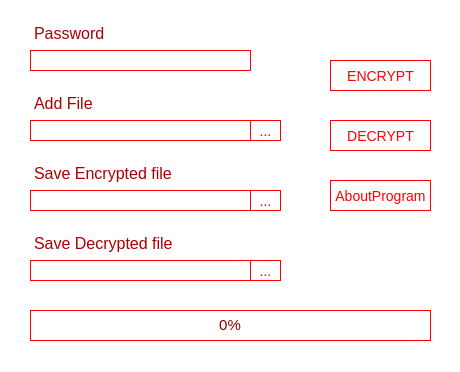
<?xml version="1.0" encoding="UTF-8"?>
<ui version="4.0">
 <class>MainWindowCrypton</class>
 <widget class="QMainWindow" name="MainWindowCrypton">
  <property name="windowModality">
   <enum>Qt::NonModal</enum>
  </property>
  <property name="enabled">
   <bool>true</bool>
  </property>
  <property name="geometry">
   <rect>
    <x>0</x>
    <y>0</y>
    <width>460</width>
    <height>372</height>
   </rect>
  </property>
  <property name="font">
   <font>
    <weight>50</weight>
    <italic>false</italic>
    <bold>false</bold>
    <underline>false</underline>
    <strikeout>false</strikeout>
    <kerning>true</kerning>
   </font>
  </property>
  <property name="mouseTracking">
   <bool>true</bool>
  </property>
  <property name="focusPolicy">
   <enum>Qt::NoFocus</enum>
  </property>
  <property name="contextMenuPolicy">
   <enum>Qt::NoContextMenu</enum>
  </property>
  <property name="acceptDrops">
   <bool>false</bool>
  </property>
  <property name="windowTitle">
   <string>CRYPTOSECURITY v1.1</string>
  </property>
  <property name="layoutDirection">
   <enum>Qt::LeftToRight</enum>
  </property>
  <property name="autoFillBackground">
   <bool>false</bool>
  </property>
  <property name="styleSheet">
   <string notr="true">QWidget {
    background: #fff
 }</string>
  </property>
  <property name="windowFilePath">
   <string/>
  </property>
  <property name="inputMethodHints">
   <set>Qt::ImhNone</set>
  </property>
  <property name="toolButtonStyle">
   <enum>Qt::ToolButtonIconOnly</enum>
  </property>
  <property name="animated">
   <bool>true</bool>
  </property>
  <property name="documentMode">
   <bool>false</bool>
  </property>
  <property name="tabShape">
   <enum>QTabWidget::Rounded</enum>
  </property>
  <property name="dockNestingEnabled">
   <bool>false</bool>
  </property>
  <property name="dockOptions">
   <set>QMainWindow::AllowTabbedDocks|QMainWindow::AnimatedDocks</set>
  </property>
  <widget class="QWidget" name="centralWidget">
   <widget class="QPushButton" name="pushButton">
    <property name="geometry">
     <rect>
      <x>330</x>
      <y>60</y>
      <width>101</width>
      <height>31</height>
     </rect>
    </property>
    <property name="styleSheet">
     <string notr="true"> QPushButton {
    padding:4px;
    color: #ff0000;
    font-size: 14px;
    border: 1px solid #ff0000;
    background-color: qlineargradient( x1: 0, y1: 0, x2: 0, y2: 1, stop: 0 #fff, stop: 1 #fff);
 }
QPushButton:hover {
    color: #fff;
    background: #ff0000
 }
QPushButton:pressed {
    color: #fff;
    border: 1px solid #8b0000;
    background: #8b0000;
 }</string>
    </property>
    <property name="text">
     <string>ENCRYPT</string>
    </property>
   </widget>
   <widget class="QLineEdit" name="lineEdit">
    <property name="geometry">
     <rect>
      <x>30</x>
      <y>50</y>
      <width>221</width>
      <height>21</height>
     </rect>
    </property>
    <property name="font">
     <font>
      <pointsize>8</pointsize>
     </font>
    </property>
    <property name="cursor">
     <cursorShape>IBeamCursor</cursorShape>
    </property>
    <property name="styleSheet">
     <string notr="true"> QLineEdit   { 
    color: #8b0000; 
    border: 1px solid #ff0000;
    selection-background-color: #ff0000;
}
</string>
    </property>
   </widget>
   <widget class="QPushButton" name="pushButton_2">
    <property name="geometry">
     <rect>
      <x>330</x>
      <y>120</y>
      <width>101</width>
      <height>31</height>
     </rect>
    </property>
    <property name="styleSheet">
     <string notr="true"> QPushButton {
    padding:4px;
    color: #ff0000;
    font-size: 14px;
    border: 1px solid #ff0000;
    background-color: qlineargradient( x1: 0, y1: 0, x2: 0, y2: 1, stop: 0 #fff, stop: 1 #fff);
 }
QPushButton:hover {
    color: #fff;
    background: #ff0000
 }
QPushButton:pressed {
    color: #fff;
    border: 1px solid #8b0000;
    background: #8b0000;
 }</string>
    </property>
    <property name="text">
     <string>DECRYPT</string>
    </property>
   </widget>
   <widget class="QToolButton" name="toolButton">
    <property name="geometry">
     <rect>
      <x>250</x>
      <y>120</y>
      <width>31</width>
      <height>21</height>
     </rect>
    </property>
    <property name="styleSheet">
     <string notr="true"> QToolButton {
    padding:4px;
    color: #ff0000;
    font-size: 14px;
    border: 1px solid #ff0000;
    background-color: qlineargradient( x1: 0, y1: 0, x2: 0, y2: 1, stop: 0 #fff, stop: 1 #fff);
 }
 QToolButton:hover {
    color: #fff;
    background: #ff0000
 }
 QToolButton:pressed {
    color: #fff;
    border: 1px solid #8b0000;
    background: #8b0000;
 }</string>
    </property>
    <property name="text">
     <string>...</string>
    </property>
   </widget>
   <widget class="QLineEdit" name="lineEdit_2">
    <property name="geometry">
     <rect>
      <x>30</x>
      <y>120</y>
      <width>221</width>
      <height>21</height>
     </rect>
    </property>
    <property name="styleSheet">
     <string notr="true"> QLineEdit   { 
    color: #8b0000;  
    border: 1px solid #ff0000;
    selection-background-color: #ff0000;
}</string>
    </property>
    <property name="readOnly">
     <bool>true</bool>
    </property>
   </widget>
   <widget class="QLineEdit" name="lineEdit_3">
    <property name="geometry">
     <rect>
      <x>30</x>
      <y>190</y>
      <width>221</width>
      <height>21</height>
     </rect>
    </property>
    <property name="cursor">
     <cursorShape>IBeamCursor</cursorShape>
    </property>
    <property name="mouseTracking">
     <bool>true</bool>
    </property>
    <property name="styleSheet">
     <string notr="true"> QLineEdit   {  
    color: #8b0000; 
    border: 1px solid #ff0000;
    selection-background-color: #ff0000;
}</string>
    </property>
    <property name="dragEnabled">
     <bool>false</bool>
    </property>
    <property name="readOnly">
     <bool>true</bool>
    </property>
    <property name="clearButtonEnabled">
     <bool>false</bool>
    </property>
   </widget>
   <widget class="QToolButton" name="toolButton_2">
    <property name="geometry">
     <rect>
      <x>250</x>
      <y>190</y>
      <width>31</width>
      <height>21</height>
     </rect>
    </property>
    <property name="styleSheet">
     <string notr="true"> QToolButton {
    padding:4px;
    color: #ff0000;
    font-size: 14px;
    border: 1px solid #ff0000;
    background-color: qlineargradient( x1: 0, y1: 0, x2: 0, y2: 1, stop: 0 #fff, stop: 1 #fff);
 }
 QToolButton:hover {
    color: #fff;
    background: #ff0000
 }
 QToolButton:pressed {
    color: #fff;
    border: 1px solid #8b0000;
    background: #8b0000;
 }</string>
    </property>
    <property name="text">
     <string>...</string>
    </property>
   </widget>
   <widget class="QProgressBar" name="progressBar">
    <property name="geometry">
     <rect>
      <x>30</x>
      <y>310</y>
      <width>401</width>
      <height>31</height>
     </rect>
    </property>
    <property name="font">
     <font>
      <pointsize>11</pointsize>
      <strikeout>false</strikeout>
      <kerning>true</kerning>
     </font>
    </property>
    <property name="focusPolicy">
     <enum>Qt::NoFocus</enum>
    </property>
    <property name="contextMenuPolicy">
     <enum>Qt::DefaultContextMenu</enum>
    </property>
    <property name="layoutDirection">
     <enum>Qt::LeftToRight</enum>
    </property>
    <property name="autoFillBackground">
     <bool>false</bool>
    </property>
    <property name="styleSheet">
     <string notr="true">QProgressBar   {  
    color: #8b0000;
    background: ;
    border: 1px solid #ff0000;
}

 QProgressBar::chunk {
     background-color: #ff0000;
}
 </string>
    </property>
    <property name="value">
     <number>0</number>
    </property>
    <property name="alignment">
     <set>Qt::AlignCenter</set>
    </property>
    <property name="textVisible">
     <bool>true</bool>
    </property>
    <property name="orientation">
     <enum>Qt::Horizontal</enum>
    </property>
    <property name="invertedAppearance">
     <bool>false</bool>
    </property>
    <property name="format">
     <string>%p%</string>
    </property>
   </widget>
   <widget class="QLineEdit" name="lineEdit_4">
    <property name="enabled">
     <bool>true</bool>
    </property>
    <property name="geometry">
     <rect>
      <x>30</x>
      <y>260</y>
      <width>221</width>
      <height>21</height>
     </rect>
    </property>
    <property name="styleSheet">
     <string notr="true"> QLineEdit   {  
    color: #8b0000; 
    border: 1px solid #ff0000;
    selection-background-color: #ff0000;
}</string>
    </property>
    <property name="readOnly">
     <bool>true</bool>
    </property>
   </widget>
   <widget class="QToolButton" name="toolButton_3">
    <property name="geometry">
     <rect>
      <x>250</x>
      <y>260</y>
      <width>31</width>
      <height>21</height>
     </rect>
    </property>
    <property name="styleSheet">
     <string notr="true"> QToolButton {
    padding:4px;
    color: #ff0000;
    font-size: 14px;
    border: 1px solid #ff0000;
    background-color: qlineargradient( x1: 0, y1: 0, x2: 0, y2: 1, stop: 0 #fff, stop: 1 #fff);
 }
 QToolButton:hover {
    color: #fff;
    background: #ff0000
 }
 QToolButton:pressed {
    color: #fff;
    border: 1px solid #8b0000;
    background: #8b0000;
 }</string>
    </property>
    <property name="text">
     <string>...</string>
    </property>
   </widget>
   <widget class="QTextEdit" name="textEdit">
    <property name="enabled">
     <bool>true</bool>
    </property>
    <property name="geometry">
     <rect>
      <x>30</x>
      <y>20</y>
      <width>91</width>
      <height>31</height>
     </rect>
    </property>
    <property name="layoutDirection">
     <enum>Qt::LeftToRight</enum>
    </property>
    <property name="styleSheet">
     <string notr="true">QTextEdit {
   background: rgba(0,0,0,0.0);
 }</string>
    </property>
    <property name="inputMethodHints">
     <set>Qt::ImhNone</set>
    </property>
    <property name="frameShape">
     <enum>QFrame::NoFrame</enum>
    </property>
    <property name="frameShadow">
     <enum>QFrame::Sunken</enum>
    </property>
    <property name="html">
     <string>&lt;!DOCTYPE HTML PUBLIC &quot;-//W3C//DTD HTML 4.0//EN&quot; &quot;http://www.w3.org/TR/REC-html40/strict.dtd&quot;&gt;
&lt;html&gt;&lt;head&gt;&lt;meta name=&quot;qrichtext&quot; content=&quot;1&quot; /&gt;&lt;style type=&quot;text/css&quot;&gt;
p, li { white-space: pre-wrap; }
&lt;/style&gt;&lt;/head&gt;&lt;body style=&quot; font-family:'MS Shell Dlg 2'; font-size:8.25pt; font-weight:400; font-style:normal;&quot;&gt;
&lt;p style=&quot; margin-top:0px; margin-bottom:0px; margin-left:0px; margin-right:0px; -qt-block-indent:0; text-indent:0px;&quot;&gt;&lt;span style=&quot; font-size:12pt; color:#aa0000;&quot;&gt;Password&lt;/span&gt;&lt;/p&gt;&lt;/body&gt;&lt;/html&gt;</string>
    </property>
   </widget>
   <widget class="QTextEdit" name="textEdit_2">
    <property name="enabled">
     <bool>true</bool>
    </property>
    <property name="geometry">
     <rect>
      <x>30</x>
      <y>90</y>
      <width>91</width>
      <height>31</height>
     </rect>
    </property>
    <property name="layoutDirection">
     <enum>Qt::LeftToRight</enum>
    </property>
    <property name="styleSheet">
     <string notr="true">QTextEdit {
   background: rgba(0,0,0,0.0);
 }</string>
    </property>
    <property name="inputMethodHints">
     <set>Qt::ImhNone</set>
    </property>
    <property name="frameShape">
     <enum>QFrame::NoFrame</enum>
    </property>
    <property name="frameShadow">
     <enum>QFrame::Sunken</enum>
    </property>
    <property name="html">
     <string>&lt;!DOCTYPE HTML PUBLIC &quot;-//W3C//DTD HTML 4.0//EN&quot; &quot;http://www.w3.org/TR/REC-html40/strict.dtd&quot;&gt;
&lt;html&gt;&lt;head&gt;&lt;meta name=&quot;qrichtext&quot; content=&quot;1&quot; /&gt;&lt;style type=&quot;text/css&quot;&gt;
p, li { white-space: pre-wrap; }
&lt;/style&gt;&lt;/head&gt;&lt;body style=&quot; font-family:'MS Shell Dlg 2'; font-size:8.25pt; font-weight:400; font-style:normal;&quot;&gt;
&lt;p style=&quot; margin-top:0px; margin-bottom:0px; margin-left:0px; margin-right:0px; -qt-block-indent:0; text-indent:0px;&quot;&gt;&lt;span style=&quot; font-size:12pt; color:#aa0000;&quot;&gt;Add File&lt;/span&gt;&lt;/p&gt;&lt;/body&gt;&lt;/html&gt;</string>
    </property>
   </widget>
   <widget class="QTextEdit" name="textEdit_3">
    <property name="enabled">
     <bool>true</bool>
    </property>
    <property name="geometry">
     <rect>
      <x>30</x>
      <y>160</y>
      <width>171</width>
      <height>31</height>
     </rect>
    </property>
    <property name="layoutDirection">
     <enum>Qt::LeftToRight</enum>
    </property>
    <property name="styleSheet">
     <string notr="true">QTextEdit {
   background: rgba(0,0,0,0.0);
 }</string>
    </property>
    <property name="inputMethodHints">
     <set>Qt::ImhNone</set>
    </property>
    <property name="frameShape">
     <enum>QFrame::NoFrame</enum>
    </property>
    <property name="frameShadow">
     <enum>QFrame::Sunken</enum>
    </property>
    <property name="html">
     <string>&lt;!DOCTYPE HTML PUBLIC &quot;-//W3C//DTD HTML 4.0//EN&quot; &quot;http://www.w3.org/TR/REC-html40/strict.dtd&quot;&gt;
&lt;html&gt;&lt;head&gt;&lt;meta name=&quot;qrichtext&quot; content=&quot;1&quot; /&gt;&lt;style type=&quot;text/css&quot;&gt;
p, li { white-space: pre-wrap; }
&lt;/style&gt;&lt;/head&gt;&lt;body style=&quot; font-family:'MS Shell Dlg 2'; font-size:8.25pt; font-weight:400; font-style:normal;&quot;&gt;
&lt;p style=&quot; margin-top:0px; margin-bottom:0px; margin-left:0px; margin-right:0px; -qt-block-indent:0; text-indent:0px;&quot;&gt;&lt;span style=&quot; font-size:12pt; color:#aa0000;&quot;&gt;Save Encrypted file&lt;/span&gt;&lt;/p&gt;&lt;/body&gt;&lt;/html&gt;</string>
    </property>
   </widget>
   <widget class="QTextEdit" name="textEdit_4">
    <property name="enabled">
     <bool>true</bool>
    </property>
    <property name="geometry">
     <rect>
      <x>30</x>
      <y>230</y>
      <width>161</width>
      <height>31</height>
     </rect>
    </property>
    <property name="layoutDirection">
     <enum>Qt::LeftToRight</enum>
    </property>
    <property name="styleSheet">
     <string notr="true">QTextEdit {
   background: rgba(0,0,0,0.0);
 }</string>
    </property>
    <property name="inputMethodHints">
     <set>Qt::ImhNone</set>
    </property>
    <property name="frameShape">
     <enum>QFrame::NoFrame</enum>
    </property>
    <property name="frameShadow">
     <enum>QFrame::Sunken</enum>
    </property>
    <property name="html">
     <string>&lt;!DOCTYPE HTML PUBLIC &quot;-//W3C//DTD HTML 4.0//EN&quot; &quot;http://www.w3.org/TR/REC-html40/strict.dtd&quot;&gt;
&lt;html&gt;&lt;head&gt;&lt;meta name=&quot;qrichtext&quot; content=&quot;1&quot; /&gt;&lt;style type=&quot;text/css&quot;&gt;
p, li { white-space: pre-wrap; }
&lt;/style&gt;&lt;/head&gt;&lt;body style=&quot; font-family:'MS Shell Dlg 2'; font-size:8.25pt; font-weight:400; font-style:normal;&quot;&gt;
&lt;p style=&quot; margin-top:0px; margin-bottom:0px; margin-left:0px; margin-right:0px; -qt-block-indent:0; text-indent:0px;&quot;&gt;&lt;span style=&quot; font-size:12pt; color:#aa0000;&quot;&gt;Save Decrypted file&lt;/span&gt;&lt;/p&gt;&lt;/body&gt;&lt;/html&gt;</string>
    </property>
   </widget>
   <widget class="QPushButton" name="pushButton_3">
    <property name="geometry">
     <rect>
      <x>330</x>
      <y>180</y>
      <width>101</width>
      <height>31</height>
     </rect>
    </property>
    <property name="styleSheet">
     <string notr="true"> QPushButton {
    padding:4px;
    color: #ff0000;
    font-size: 14px;
    border: 1px solid #ff0000;
    background-color: qlineargradient( x1: 0, y1: 0, x2: 0, y2: 1, stop: 0 #fff, stop: 1 #fff);
 }
QPushButton:hover {
    color: #fff;
    background: #ff0000
 }
QPushButton:pressed {
    color: #fff;
    border: 1px solid #8b0000;
    background: #8b0000;
 }</string>
    </property>
    <property name="text">
     <string>AboutProgram</string>
    </property>
   </widget>
   <widget class="QLabel" name="label">
    <property name="enabled">
     <bool>true</bool>
    </property>
    <property name="geometry">
     <rect>
      <x>-30</x>
      <y>-20</y>
      <width>501</width>
      <height>421</height>
     </rect>
    </property>
    <property name="focusPolicy">
     <enum>Qt::NoFocus</enum>
    </property>
    <property name="contextMenuPolicy">
     <enum>Qt::NoContextMenu</enum>
    </property>
    <property name="acceptDrops">
     <bool>false</bool>
    </property>
    <property name="toolTip">
     <string/>
    </property>
    <property name="layoutDirection">
     <enum>Qt::RightToLeft</enum>
    </property>
    <property name="autoFillBackground">
     <bool>false</bool>
    </property>
    <property name="styleSheet">
     <string notr="true"/>
    </property>
    <property name="frameShape">
     <enum>QFrame::NoFrame</enum>
    </property>
    <property name="frameShadow">
     <enum>QFrame::Plain</enum>
    </property>
    <property name="text">
     <string/>
    </property>
    <property name="pixmap">
     <pixmap>Fon.png</pixmap>
    </property>
    <property name="scaledContents">
     <bool>true</bool>
    </property>
    <property name="wordWrap">
     <bool>false</bool>
    </property>
    <property name="openExternalLinks">
     <bool>false</bool>
    </property>
    <property name="textInteractionFlags">
     <set>Qt::NoTextInteraction</set>
    </property>
   </widget>
   <zorder>label</zorder>
   <zorder>pushButton</zorder>
   <zorder>lineEdit</zorder>
   <zorder>pushButton_2</zorder>
   <zorder>toolButton</zorder>
   <zorder>lineEdit_2</zorder>
   <zorder>lineEdit_3</zorder>
   <zorder>toolButton_2</zorder>
   <zorder>progressBar</zorder>
   <zorder>lineEdit_4</zorder>
   <zorder>toolButton_3</zorder>
   <zorder>textEdit</zorder>
   <zorder>textEdit_2</zorder>
   <zorder>textEdit_3</zorder>
   <zorder>textEdit_4</zorder>
   <zorder>pushButton_3</zorder>
  </widget>
  <widget class="QMenuBar" name="menuBar">
   <property name="geometry">
    <rect>
     <x>0</x>
     <y>0</y>
     <width>460</width>
     <height>20</height>
    </rect>
   </property>
  </widget>
 </widget>
 <layoutdefault spacing="6" margin="11"/>
 <resources/>
 <connections/>
</ui>
